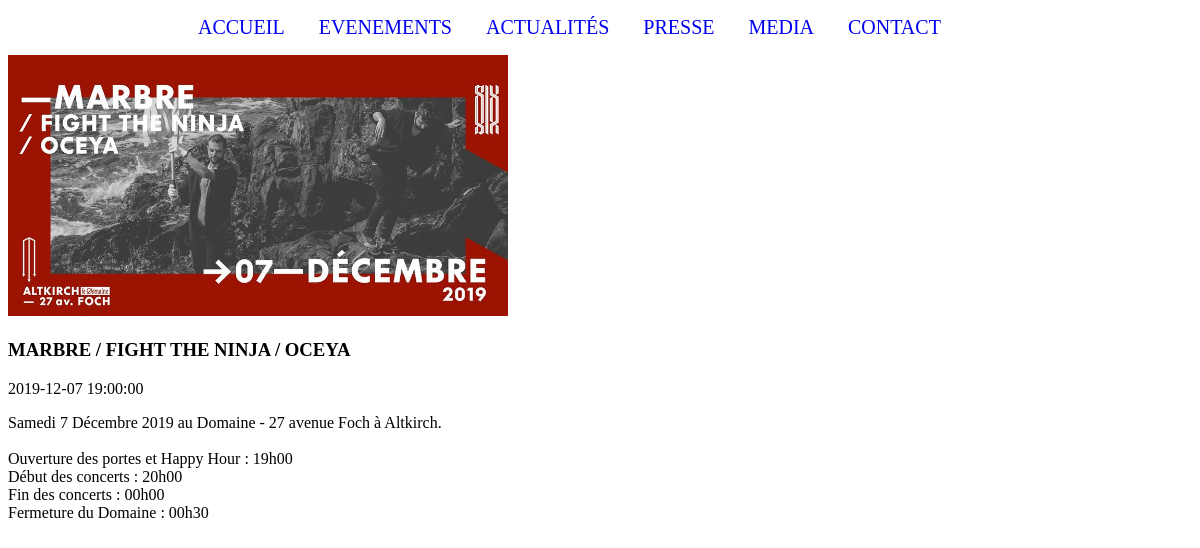
/index.php?controller=evenement&action=single&id=1, run on an earlier commit of the app's database.
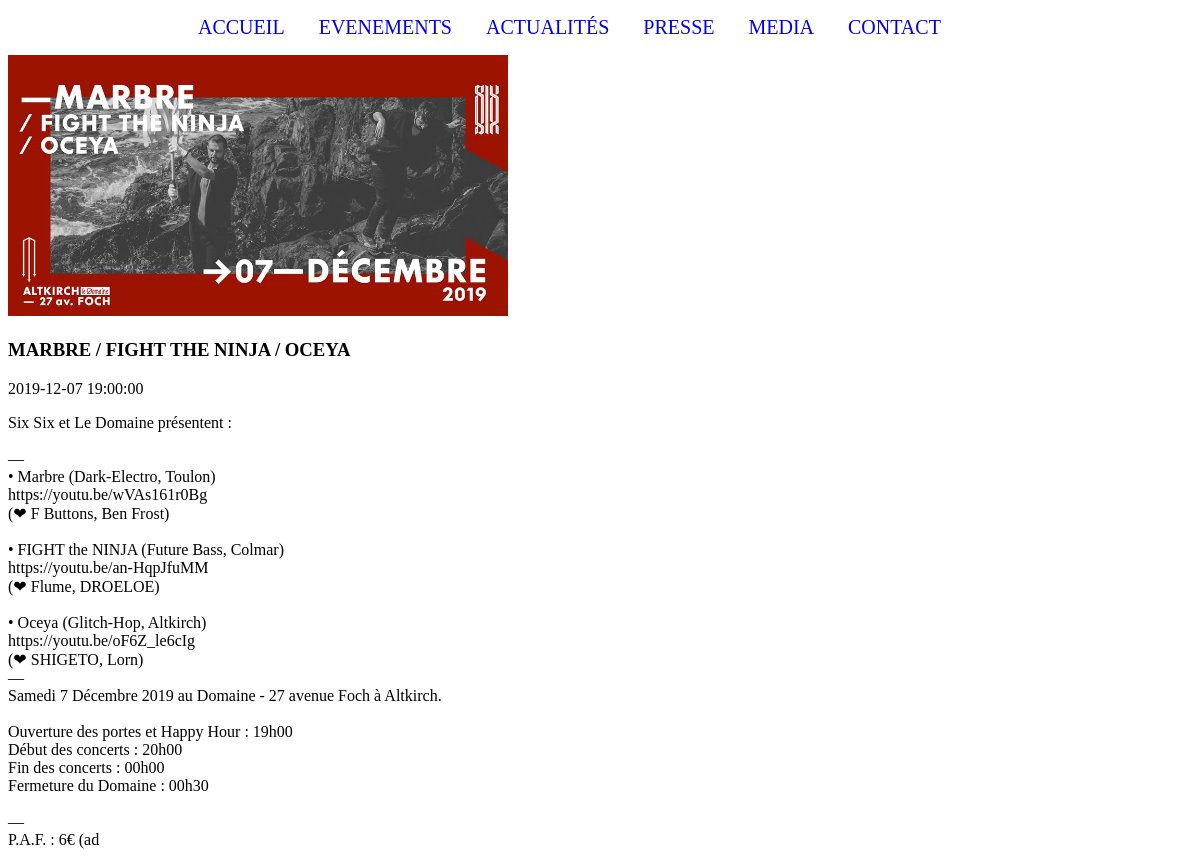
And on a later commit of the database.
### tables this page shows
CREATE TABLE Evenements(
        id_evenement         Int  Auto_increment  NOT NULL ,
        titre_evenement      Varchar (200) NOT NULL ,
        date_heure_evenement Datetime NOT NULL ,
        contenu_evenement    Varchar (500) NOT NULL ,
        prix_evenement       Float NOT NULL ,
        cancel_evenement     Bool NOT NULL ,
        affiche_evenement    Varchar (250) NOT NULL
	,CONSTRAINT Evenements_PK PRIMARY KEY (id_evenement)
);

### controllers/controller.php (called while the page is built, shortened)
<?php
	class controller{
		protected $_contenu;
		protected function display($data = array()){
            include("views/header.php");
			include("views/".$this->_contenu);
			include("views/footer.php");
		}
	}

### controllers/evenement_controller.php (called while the page is built, shortened)
<?php
	include("models/evenementManager_class.php");
	include("models/evenement_class.php");
	class evenement_ctrl extends controller{
        public function single(){
            $data['page']	= 'evenement';
            $objEvenementManager	= new evenementManager;
            $arrEvenement 		= $objEvenementManager->get($_GET['id']);
            $objEvenement = new Evenement;
            $objEvenement->hydrate($arrEvenement);
            $data["objEvenement"]= $objEvenement;
            $this->display($data);
        }
	}

### models/evenement_class.php (called while the page is built, shortened)
<?php
	class evenement{
		private $_title;
		private $_img;
		private $_date;
		private $_content;
		public function setTitre_evenement($data){
			$this->_title = $data;
		}
		public function setAffiche_evenement($data){
			$this->_img = $data;
		}
		public function setDate_heure_evenement($data){
			$this->_date = $data;
		}
		public function setContenu_evenement($data){
			$this->_content = $data;
		}
        public function getTitle(){
			return strtoupper($this->_title);
		}
		public function getImg(){
			return	$this->_img;
		}
		public function getDate(){
			return $this->_date;
		}
		public function getContent(){
			return nl2br($this->_content);
		}
	}

### models/manager_class.php (called while the page is built, shortened)
<?php
	class manager{
		public function __construct(){
			try{
				$this->_db = new PDO("mysql:host=localhost;dbname=domaine", "root", "");
			} catch(Exception $e) {
				echo "Échec : " . $e->getMessage();
			}
		}
	}

### models/evenementManager_class.php (called while the page is built, shortened)
<?php
	class evenementManager extends manager{
		public function get($intId){
		    $strQuery = "SELECT * FROM Evenements WHERE id_evenement LIKE $intId";
		    $query = $this->_db->query($strQuery);
		    $arrResult = $query->fetch();
            return $arrResult;
		}
	}

### tools/path.php (called while the page is built, shortened)
<?php
$urlAfficheEvent = "ressources/upload/afficheEvent/";
?>

### views/objects/single/evenement_object.php (the view)
<article>
	<img alt="<?php echo $objEvenement->getTitle(); ?>"
		 width="500" src="<?php echo $urlAfficheEvent . $objEvenement->getImg(); ?>">
	<div>
		<h3><?php echo $objEvenement->getTitle(); ?></h3>
		<p><?php echo $objEvenement->getDate() ?></p>
		<p class="content"><?php echo $objEvenement->getContent(); ?></p>
	</div>
</article>

### index.php (shortened to what this page needs)
<?php
	include("controllers/controller.php");
	include("models/manager_class.php");
	if (isset($_GET['controller'])){
			$strCtrl = $_GET['controller'];
	}else{
		$strCtrl = "evenement_actualite";
	}
	$strAction 	= (isset($_GET['action']))?$_GET['action']:"home";
	if(strpos($strCtrl,"_")==true){
		$strCtrlTmp = $strCtrl;
		$strCtrl = explode("_",$strCtrlTmp)[0];
		$strCtrl2 = explode("_",$strCtrlTmp)[1];
		include("controllers/".$strCtrl2."_controller.php");
		$classeName2=$strCtrl2."_ctrl";
		$objController2 = new $classeName2;
		include("controllers/".$strCtrl."_controller.php");
		$classeName = $strCtrl."_ctrl";
		$objController = new $classeName;
		$parentController = new Controller;
		$parentController->display2Ctrl($objController,$objController2,$strAction);
	}else{
		$objController = new $classeName;
		$objController->$strAction();
	}

### views/header.php (shortened to what this page needs)
<?php include("tools/path.php")	?>
<!DOCTYPE html>
<html lang='fr'>
	<head>
		<link rel="stylesheet" href="ressources/styles/styles.css">
    </head>
	<body>
		<header >
			<nav>
				<ul>
					<li <?php echo (isset($page) && $page=='home')?"class='active'":""; ?> ><a href="index.php?controller=evenement_actualite&action=home" title="Page d'accueil">Accueil</a></li>
					<li <?php echo (isset($page) && $page=='evenement')?"class='active'":""; ?> ><a href="index.php?controller=evenement&action=evenement" title="Evenements">Evenements</a></li>
					<li <?php echo (isset($page) && $page=='actualite')?"class='active'":""; ?> ><a href="index.php?controller=actualite&action=actualite" title="Actualités">Actualités</a></li>
					<li <?php echo (isset($page) && $page=='presse')?"class='active'":""; ?> ><a href="index.php?controller=presse&action=presse" title="Presse">Presse</a></li>
                    <li <?php echo (isset($page) && $page=='media')?"class='active'":""; ?> ><a href="index.php?controller=media&action=media" title="Presse">Media</a></li>
                    <li <?php echo (isset($page) && $page=='contact')?"class='active'":""; ?> ><a href="index.php?controller=pages&action=contact" title="Contact">Contact</a></li>
				</ul>
			</nav>
		</header>
		<main>

### views/footer.php (shortened to what this page needs)
	</body>
</html>

### ressources/styles/styles.css (style rules this page uses)
nav ul li a { display: block; font-size: 20px; text-transform: uppercase; text-decoration: none; }
nav ul li { display: inline-block; padding-right: 30px; }
nav { margin-left: 150px; }

What changed in the data, as far as the page shows it:
changed evenements "MARBRE / FIGHT THE NINJA / OCEYA": contenu_evenement "Samedi 7 Décembre 2019 au Domaine - 27 avenue Foch à Altkirch. Ouverture des portes et Happy Hour : 19h00 Début des concerts : 20h00 Fin des concerts : 00h00 Fermeture du Domaine : 00h30" → "Six Six et Le Domaine présentent : — • Marbre (Dark-Electro, Toulon) https://youtu.be/wVAs161r0Bg (❤ F Buttons, Ben Frost) • FIGHT the NINJA (Future Bass, Colmar) https://youtu.be/an-HqpJfuMM (❤ Flume, DROELOE) • Oceya (Glitch-Hop, Altkirch) https://youtu.be/oF6Z_le6cIg (❤ SHIGETO, Lorn) — Samedi 7 Décembre 2019 au Domaine - 27 avenue Foch à Altkirch. Ouverture des portes et Happy Hour : 19h00 Début des concerts : 20h00 Fin des concerts : 00h00 Fermeture du Domaine : 00h30 — P.A.F. : 6€ (ad"
